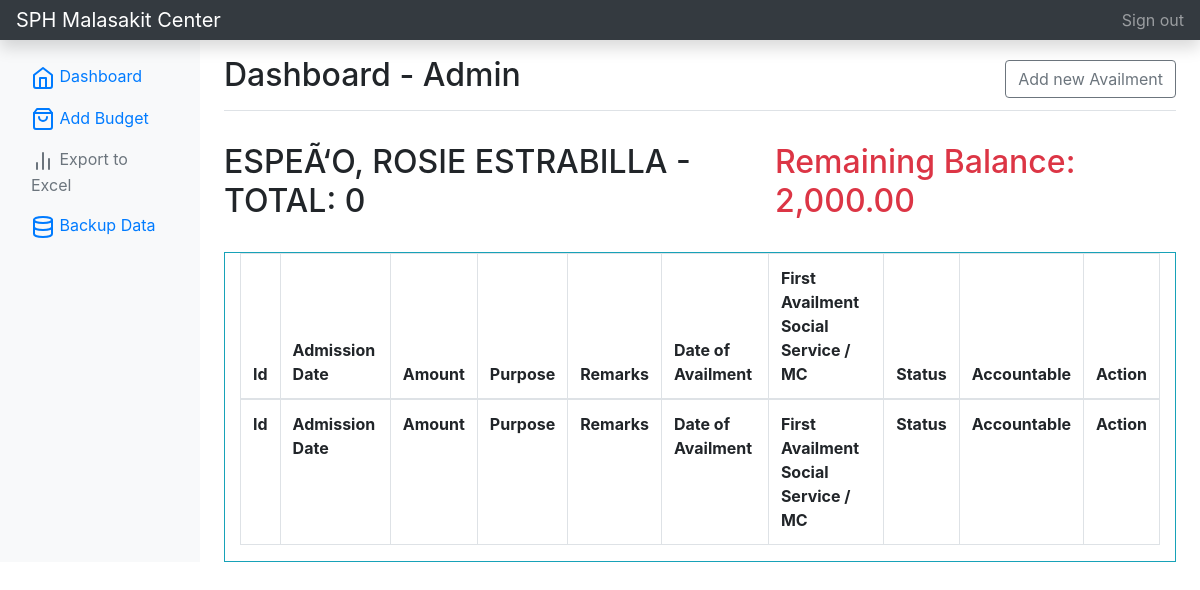
The page /addAvailment.php?id=1&client_id=10 (signed in) on the database as committed earlier.
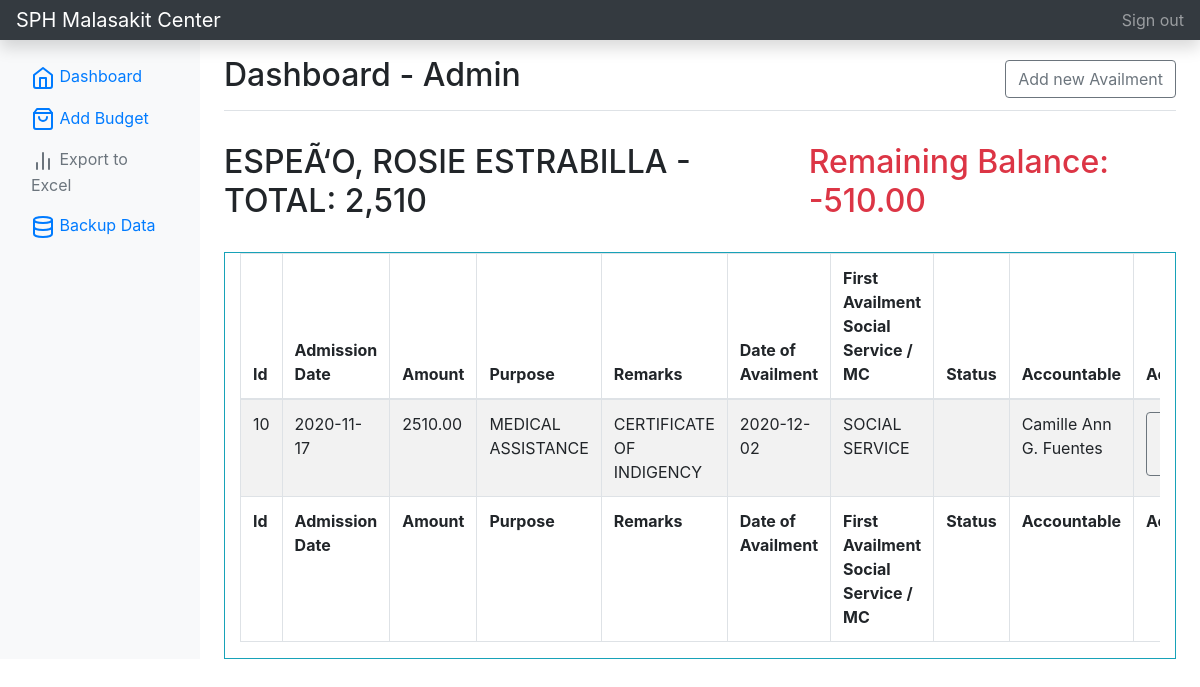
The same page on the database as committed later.
### tables this page shows
CREATE TABLE IF NOT EXISTS `tbl_client` (
  `id` int(24) unsigned NOT NULL AUTO_INCREMENT,
  `fullname` varchar(255) NOT NULL,
  `fullname_client` varchar(255) NOT NULL,
  `age` int(12) NOT NULL,
  `gender` varchar(50) NOT NULL,
  `client_admission` varchar(50) DEFAULT NULL,
  `address` varchar(50) NOT NULL,
  `birthdate` varchar(50) NOT NULL,
  `requirements` varchar(255) NOT NULL,
  `patient_status` varchar(50) DEFAULT NULL,
  `accountable` varchar(50) DEFAULT NULL,
  PRIMARY KEY (`id`)
);

CREATE TABLE IF NOT EXISTS `listofavailment` (
  `id` int(10) unsigned NOT NULL AUTO_INCREMENT,
  `client_id` int(10) unsigned DEFAULT NULL,
  `user` varchar(50) DEFAULT NULL,
  `admissiondate` varchar(50) DEFAULT NULL,
  `amount` varchar(50) DEFAULT NULL,
  `purpose` varchar(255) DEFAULT NULL,
  `remarks` varchar(255) DEFAULT NULL,
  `firstavailment` varchar(50) DEFAULT NULL,
  `dateofavailment` varchar(50) DEFAULT NULL,
  `status` varchar(50) DEFAULT NULL,
  PRIMARY KEY (`id`)
);

### addAvailment.php (the view, shortened to what this page needs)
    <?php
include_once('connection.php');
$client_id = $_GET['client_id'];
$user_fullname =  $_SESSION['user_fullname'];
$sql = "SELECT * FROM tbl_client WHERE id = $client_id";
$result = mysqli_query($conn, $sql);
if (mysqli_num_rows($result) > 0) {
    while ($row = mysqli_fetch_assoc($result)) {
        $client_name = $row['fullname'];
    }
}
if (isset($_SESSION['loggedin'])) {
?>
<!doctype html>
<html lang="en">
  <head>
<link href="./assets/css/bootstrap.min.css" rel="stylesheet">
    <link href="./assets/css/bootstrap.min2.css" rel="stylesheet">
  </head>
  <body>
    <nav class="navbar navbar-dark sticky-top bg-dark flex-md-nowrap p-0 shadow">
  <a class="navbar-brand col-md-3 col-lg-2 mr-0 px-3" href="home.php?id=<?php echo $_GET['id'] ?>">SPH Malasakit Center</a>
  <ul class="navbar-nav px-3">
    <li class="nav-item text-nowrap">
      <a class="nav-link" href="logout.php">Sign out</a>
    </li>
  </ul>
</nav>
<div class="container-fluid">
  <div class="row">
  <?php include 'sidebar.php';?>
    <main role="main" class="col-md-9 ml-sm-auto col-lg-10 px-md-4">
      <div class="d-flex justify-content-between flex-wrap flex-md-nowrap align-items-center pt-3 pb-2 mb-3 border-bottom">
        <h1 class="h2">Dashboard - <?php echo $user_fullname ?></h1>
        <button  class="btn btn-md btn-outline-secondary" type="button" data-toggle="collapse" data-target="#newClientCollapse" aria-expanded="false" aria-controls="newClientCollapse">
            Add new Availment
        </button>
      </div>
        <div class="d-flex justify-content-between flex-wrap flex-md-nowrap align-items-center pt-3 pb-2 mb-3">
        <?php
            $client_id = $_GET['client_id'];
            $sql = "SELECT SUM(amount) AS total FROM listofavailment WHERE client_id = $client_id AND status != 'Complete'  GROUP BY admissiondate";
            $result = mysqli_query($conn, $sql);
            if (mysqli_num_rows($result) > 0) {
                while ($row = mysqli_fetch_assoc($result)) {
                    $total_rendered = $row['total'];
                }
            } else{
                $total_rendered = 0;
            }
        ?>
            <h1 class="h2"><?php
            if(isset($client_name)){
                echo $client_name;} ?> - TOTAL: <?php
                    if($total_rendered == 0){
                        echo "0";
                    } else{
                        echo number_format($total_rendered);
                    }
                ?></h1>
                <h2 class="text-danger">
                    <?php
                    $client_id = $_GET['client_id'];
                    $sql = "SELECT SUM(amount) as balance FROM listofavailment WHERE client_id = $client_id && status != 'Complete' ";
                        $result = mysqli_query($conn, $sql);
                        if (mysqli_num_rows($result) > 0) {
                            while ($row = mysqli_fetch_assoc($result)) {
                            $balance = $row['balance'];
                            $total =  2000 - $balance;
                            echo 'Remaining Balance: ' . number_format($total, 2);
                            }
                        }
                    ?>
                </h2>
        </div>
            <div class="container-fluid mt-3">
                <div class="row">
                        <div class="col-md-12 border border-info">
                            <div class="table-responsive">
                            <table id="example" class="table table-striped table-bordered" style="width:100%">
                                <thead>
                                    <tr>
                                        <th>Id</th>
                                        <th>Admission Date</th>
                                        <th>Amount</th>
                                        <th>Purpose</th>
                                        <th>Remarks</th>
                                        <th>Date of Availment</th>
                                        <th>First Availment Social Service / MC</th>
                                        <th>Status</th>
                                        <th>Accountable</th>
                                        <th>Action</th>
                                    </tr>
                                </thead>
                                <tbody>
                                <?php
                                $sql = "SELECT * FROM view_clientinfo WHERE client_id = $client_id AND status != 'Complete'  ORDER BY id desc";
                                    $result = mysqli_query($conn, $sql);
                                    if ($result) {
                                        while ($row = mysqli_fetch_assoc($result)) {
                                            $avail_id = $row['id'];
                                            $user = $row['user'];
                                            $admissiondate = $row['admissiondate'];
                                            $amount = $row['amount'];
                                            $remarks = $row['remarks'];
                                            $purpose = $row['purpose'];
                                            $firstavailment = $row['firstavailment'];
                                            $dateofavailemnt = $row['dateofavailment'];
                                            $status = $row['status'];
                                            echo '
                                                <tr>
                                                    <td>' . $avail_id . '</td>
                                                    <td>' . $admissiondate . '</td>
                                                    <td>' . $amount . '</td>
                                                    <td>' . $purpose . '</td>
                                                    <td>' . $remarks . '</td>
                                                    <td>' . $dateofavailemnt . '</td>
                                                    <td>' . $firstavailment . '</td>
                                                    <td>' . $status . '</td>
                                                    <td>' . $user . '</td>
                                                    <td align="center">
                                                     <a href="editAvailment.php?id='.$_GET['id'].'&avail_id='.$avail_id.'" class="btn btn-md btn-outline-secondary"><span data-feather="send"></span> Edit</a>
                                                    </button>
                                                    </td>
                                                </tr>
                                                ';
                                        }
                                    }
                                    ?>
                                </tbody>
                                <tfoot>
                                    <tr>
                                        <th>Id</th>
                                        <th>Admission Date</th>
                                        <th>Amount</th>
                                        <th>Purpose</th>
                                        <th>Remarks</th>
                                        <th>Date of Availment</th>
                                        <th>First Availment Social Service / MC</th>
                                        <th>Status</th>
                                        <th>Accountable</th>
                                        <th>Action</th>
                                    </tr>
                                </tfoot>
                            </table>
                        </div>
                    </div>
                </div>
            </div>
    </main>
  </div>
</div>
    </body>
</html>
<?php
} else {
    $url = "./index.php";
    $url = str_replace(PHP_EOL, '', $url);
    header("Location: $url");
}
?>

### sidebar.php
<?php $id = $_GET['id'];  ?>
<nav id="sidebarMenu" class="col-md-3 col-lg-2 d-md-block bg-light sidebar collapse">
      <div class="sidebar-sticky pt-3">
        <ul class="nav flex-column">
          <li class="nav-item">
            <a class="nav-link" href="home.php?id=<?php echo $_GET['id'] ?>">
              <span data-feather="home"></span>
              Dashboard <span class="sr-only">(current)</span>
            </a>
          </li>
          <li class="nav-item">
            <a class="nav-link" href="addBudget.php?id=<?php echo $_GET['id'] ?>">
              <span data-feather="shopping-bag"></span>
              Add Budget
            </a>
          </li>
          <li class="nav-item">
                <?php
                    $sql = "SELECT * FROM tbl_client WHERE patient_status ='Discharged'";
                    $result = mysqli_query($conn, $sql);
                    $total_discharged = mysqli_num_rows($result) ;
                ?>
            <?php
              if($total_discharged >= 1){
                echo '
                <a class="nav-link" href="./exportexcel.php?id='.$id.'">
                  <span data-feather="bar-chart-2"></span>
                  Export to Excel
                </a>
                ';
              } else {
                echo '
                <a class="nav-link disabled" href="./exportexcel.php?id='.$id.'">
                  <span data-feather="bar-chart-2"></span>
                  Export to Excel
                </a>
                ';
              }
            ?>
          </li>
          <li class="nav-item">
            <a class="nav-link" href="./exportsql.php?id=<?php echo $id ?>">
              <span data-feather="database"></span>
              Backup Data
            </a>
          </li>
        </ul>
      </div>
    </nav>

Rows that differ between the two databases and show on the page:
now on this page (row edited): listofavailment: id "10", admissiondate "2020-11-17", amount "2510.00", purpose "MEDICAL ASSISTANCE", remarks "CERTIFICATE OF INDIGENCY", dateofavailment "2020-12-02", firstavailment "SOCIAL SERVICE", user "Camille Ann G. Fuentes"
Other text that changed with them:
$total_rendered: (not shown) → "2,510"
new list line: "Remaining Balance: -510.00"
text no longer shown: "0"
list line gone: "Remaining Balance: 2,000.00"
